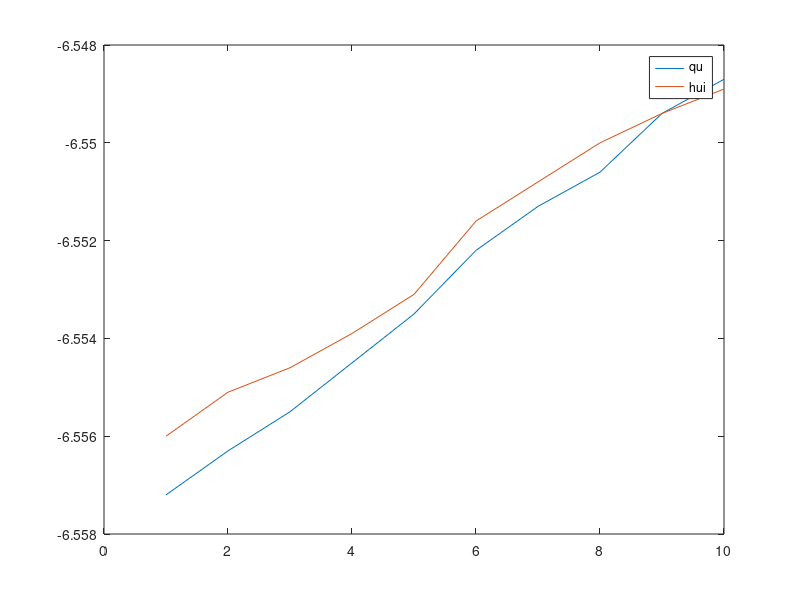

MATLAB code to generate this figure:
%%%%%%%%%%%%%%%
% Sensor 1 %%%%
%%%%%%%%%%%%%%%
%{
x1 = [20 40 60 80 100];
v1 = [1 1.8 3.3 4.2 5.3];
l1 = polyfit(x1,v1,1);
x2 = [20 40 60 80 100];
v2 = [1.5 3.1 4.4 6 7.3];
l2 = polyfit(x2,v2,1);
x3 = [20 40 60 80 100];
v3 = [5.2 10.8 15.2 19.6 25.3];
l3 = polyfit(x3,v3,1);
plot(x1,polyval(l1,x1),x2,polyval(l2,x2),x3,polyval(l3,x3));
title('??????????????????X-V????');
xlabel('????????');
ylabel('????');
legend('????','????','????');
hold on;
plot(x1,v1,'ro',x2,v2,'ro',x3,v3,'ro');
%}

%%%%%%%%%%%%%%%
% Sensor 2 %%%%
%%%%%%%%%%%%%%%
%{
Rw1 = 10000;
w = 1000*2*pi;

C1 = 6800e-12;
C2 = 0.022e-6;
R2 = 10000;
R3 = 10000;
R4 = 10000;
Uin = 1;
U3 = Uin*R2/(1/(w*C1*1i)+R2);
U2 = U3;
U1 = 2*U2-Uin; % U2*(Rw1+1/(w*C2*1i))/(R3+Rw1+1/(w*C2*1i)) 
U5 = U1*Rw1/(Rw1+1/(w*C2*1i)); % U2*(1/(w*C2*1i))/(R3+Rw1+1/(w*C2*1i))
U6 = U5;
Uo = 2*U6-U1
abs(Uo)
phi = 180*angle(Uo)/pi
phi+180
%}

%%%%%%%%%%%%%%%
% Sensor 3 %%%%
%%%%%%%%%%%%%%%
%{
Vipp = [0.5 1 2 4 8 16];
Vo = [0.405 0.828 1.578 3.33 6.82 13.38];
Vo2 = [0.207 0.31 0.49 0.91 1.55 3.01];
plot(Vipp,Vo2);
title('Vip-p---Vo????');
xlabel('Vip-p(V)');
ylabel('Vo(V)');
%}

%%%%%%%%%%%%%%%
% Sensor 5 %%%%
%%%%%%%%%%%%%%%
%{
f = [3 4 5 6 7 8 10 12 20 25];
vpp = [0.408 0.472 0.600 1.12 4.04 0.804 0.320 0.240 0.160 0.160]
plot(f,vpp)
xlabel('f(Hz)');
ylabel('Vp-p(V)');
title('????????????????????????????');
vopp = [1 2 3 4 5 6 7 8 9];
vp_p = [0.40 0.80 1.2 2.0 3.4 4.4 5.0 6.2 6.8];
plot(vopp,vp_p);
title('????---Vp-p ????');
xlabel('Vopp(V)');
ylabel('Vp-p(V)');
%}

%%%%%%%%%%%%%%%
% Sensor 6 %%%%
%%%%%%%%%%%%%%%
%{
tri = xlsread('/Users/treasersmac/ZJU-ALL/_6_grand3_2/Sensor/Sensor expirements/data6/1v10hz_sanjiao_t.xlsx');
rec = xlsread('/Users/treasersmac/ZJU-ALL/_6_grand3_2/Sensor/Sensor expirements/data6/1v10hz_fangbo_t.xlsx');
sin = xlsread('/Users/treasersmac/ZJU-ALL/_6_grand3_2/Sensor/Sensor expirements/data6/1v10hz_sin_t.xlsx');
asig = xlsread('/Users/treasersmac/ZJU-ALL/_6_grand3_2/Sensor/Sensor expirements/data6/1v10hz_a_time.xlsx');
tri_t = tri(:,1);
tri_y = tri(:,2);
rec_t = rec(:,1);
rec_y = rec(:,2);
sin_t = sin(:,1);
sin_y = sin(:,2);
asig_t = asig(:,1);
asig_y = asig(:,2);

fs = 5120;
subplot(2,2,1);
plot(tri_t,tri_y);
title('??????????????');
xlabel('Time')
ylabel('Signal')
n = length(tri_t);
y = fft(tri_y,n);
f = (0:n-1)*(fs/n);
power = abs(y).^2/n;    % power of the DFT
subplot(2,2,3);
plot(f,power)
set(gca,'xtick',[10 30 50 70 90 110 130 150 170],'xticklabel',[10 30 50 70 90 110 130 150 170])
title('??????????????');
xlabel('Frequency')
ylabel('Power')
axis([0 200 0 1000]);

subplot(2,2,2);
plot(rec_t,rec_y);
title('????????????');
xlabel('Time')
ylabel('Signal')
n = length(rec_t);
y = fft(rec_y,n);
f = (0:n-1)*(fs/n);
power = abs(y).^2/n;    % power of the DFT
subplot(2,2,4);
plot(f,power)
set(gca,'xtick',[10 30 50 70 90 110 130 150 170],'xticklabel',[10 30 50 70 90 110 130 150 170])
title('????????????');
xlabel('Frequency');
ylabel('Power');
axis([0 200 0 1800]);

subplot(2,2,2);
plot(sin_t,sin_y);
title('??????????????');
xlabel('Time')
ylabel('Signal')
n = length(sin_t);
y = fft(sin_y,n);
f = (0:n-1)*(fs/n);
power = abs(y).^2/n;    % power of the DFT
subplot(2,2,4);
plot(f,power)
set(gca,'xtick',[10 30 50 70 90 110 130 150 170],'xticklabel',[10 30 50 70 90 110 130 150 170])
title('??????????????');
xlabel('Frequency');
ylabel('Power');
axis([0 200 0 1800]);

subplot(2,2,2);
plot(asig_t,asig_y);
title('??????????????');
xlabel('Time')
ylabel('Signal')
n = length(asig_t);
y = fft(asig_y,n);
f = (0:n-1)*(fs/n);
power = abs(y).^2/n;    % power of the DFT
subplot(2,2,4);
plot(f,power)
set(gca,'xtick',[10 30 50 70 90 110 130 150 170],'xticklabel',[10 30 50 70 90 110 130 150 170])
title('????????????????');
xlabel('Frequency');
ylabel('Power');
axis([0 200 0 60]);
%}

%%%%%%%%%%%%%%%
% Sensor 7 %%%%
%%%%%%%%%%%%%%%
%{
sin = xlsread('/Users/treasersmac/ZJU-ALL/_6_grand3_2/Sensor/Sensor expirements/data7/sin_t.xls');
ran = xlsread('/Users/treasersmac/ZJU-ALL/_6_grand3_2/Sensor/Sensor expirements/data7/random_t.xls');

sin_t = sin(:,1);
sin_y = sin(:,2);
ran_t = ran(:,1);
ran_y = ran(:,2);
fs = 24000;
subplot(2,1,1);
plot(sin_t,sin_y);
title('??????????????');
xlabel('Time')
ylabel('Signal')
n = length(sin_t);
y = fft(sin_y,n);
f = (0:n-1)*(fs/n);
power = abs(y).^2/n;    
subplot(2,1,2);
plot(f,power)
%set(gca,'xtick',[10 30 50 70 90 110 130 150 170],'xticklabel',[10 30 50 70 90 110 130 150 170])
title('????????????????');
xlabel('Frequency');
ylabel('Power');
axis([0 100 0 10000]);


fs = 5120;
subplot(2,1,1);
plot(ran_t,ran_y);
title('????????????');
xlabel('Time')
ylabel('Signal')
n = length(ran_t);
y = fft(ran_y,n);
f = (0:n-1)*(fs/n);
power = abs(y).^2/n;    
subplot(2,1,2);
plot(f,power);
%set(gca,'xtick',[10 30 50 70 90 110 130 150 170],'xticklabel',[10 30 50 70 90 110 130 150 170])
title('????????????????');
xlabel('Frequency');
ylabel('Power');
axis([0 5120 0 500]);
%}
%%%%%%%%%%%%%%%
% Sensor 8 %%%%
%%%%%%%%%%%%%%%
%{
1	-6.5572	-6.556
2	-6.5563	-6.5551
3	-6.5555	-6.5546
4	-6.5545	-6.5539
5	-6.5535	-6.5531
6	-6.5522	-6.5516
7	-6.5513	-6.5508
8	-6.5506	-6.55
9	-6.5494	-6.5494
10	-5.5487	-6.5489
%}
x = 1:10;
y1 = [-6.5572 -6.5563 -6.5555 -6.5545 -6.5535 -6.5522 -6.5513 -6.5506 -6.5494 -6.5487];
y2 = [-6.556 -6.5551 -6.5546 -6.5539 -6.5531 -6.5516 -6.5508 -6.55 -6.5494 -6.5489];
plot(x,y1,x,y2)
legend('qu','hui')

%%%%%%%%%%%%%%%
% Sensor 10 %%%
%%%%%%%%%%%%%%%
%{
curve = importdata('/Users/treasersmac/ZJU-ALL/_6_grand3_2/Sensor/Sensor expirements/20180627-1/curve.txt');
x = curve(:,3);%1
y = curve(:,1);%2
z = curve(:,2)+curve(:,6)*0.001;

data=unique([x(:),y(:),z(:)],'rows'); %???????????????
f=@(p,data)(data(:,1)-p(1)).^2+(data(:,2)-p(2)).^2+(data(:,3)-p(3)).^2-p(4)^2; %p??????????????
p=nlinfit(data,zeros(size(data,1),1),f,[0 0 0 1]')
hold on
plot3(data(:,1),data(:,2),data(:,3),'o')
[X,Y,Z]=meshgrid(linspace(-14,14)); % meshgrid??????,linspace????-14?14??????
V=(X-p(1)).^2+(Y-p(2)).^2+(Z-p(3)).^2-p(4)^2;
isosurface(X,Y,Z,V,0); %?? isovalue ????????????? V ???????
alpha .5;camlight;axis equal;grid on;view(3);
title(sprintf('(x-%f)^2+(y-%f)^2+(z-%f)^2=%f^2',p(1),p(2),p(3),p(4)))

r = 150.163243067464;
x0 = 6.66160220166463;
y0 = 0.540340793418887;
z0 = -149.813567747871;
dz=[]
for i=1:length(z)
    dz(i)=z(i)-(sqrt((r^2-(x(i)-x0)^2-(y(i)-y0)^2))+z0);
end
mean(dz)
mean(z)
dz=dz';
plot3(x,y,dz)

%}

%%%%%%%%%%%%%
% Motor 2 %%%
%%%%%%%%%%%%%
%{
n1 = [1400 1200 1000 900 800 700 600 400 200];
T1 = [0.25 0.44 0.45 0.43 0.42 0.40 0.39 0.38 0.40];
T2 = [0.25 0.43 0.43 0.45 0.42 0.41 0.39 0.38 0.40];
S1 = (1500-n1)/1500;
plot(T1,S1,T2,S1);
title('??????????????M-S????');
xlabel('????T');
ylabel('??????S');
hold on
plot([0 0.5],[0.3 0.3]);
axis([0 0.5 0 1]);
set(gca,'ydir','reverse') %y??????????????
%}
%{
n3 = [1400 1200 1000 800 700 600 500 200 100];
T3 = [0.41 1.09 1.38 1.46 1.47 1.53 1.45 1.41 1.40];
n4 = [1400 1200 1000 800 700 600 400 200 100];
T4 = [0.30 0.86 1.18 1.37 1.42 1.45 1.55 1.53 1.48];
n5 = [1400 1200 1000 800 700 600 300 200 100];
T5 = [0.20 0.63 0.96 1.17 1.25 1.32 1.51 1.30 1.48];

S3 = (1500-n3)/1500;
S4 = (1500-n4)/1500;
S5 = (1500-n5)/1500;

plot(T3,S3,T4,S4,T5,S5)
title('??????????????M-S????');
xlabel('????T');
ylabel('??????S');
legend('??????????0??','??????????2??','??????????5??');
hold on
plot([0 2],[0.5 0.5]);
plot([0 2],[0.75 0.75]);
plot([0 2],[0.8 0.8]);
axis([0 2 0 1]);
set(gca,'ydir','reverse') %y??????????????
%}

%%%%%%%%%%%%%
% Motor 3 %%%
%%%%%%%%%%%%%
%{
I1 = [0.311 0.241 0.175 0.149 0.126 0.119 0.139 0.170 0.235 0.307];
If1 = [1.32 1.26 1.12 1.01 0.96 0.83 0.72 0.61 0.51 0.39];
I2 = [0.362 0.253 0.273 0.227 0.226 0.194 0.210 0.224 0.247 0.289];
If2 = [1.27 1.21 1.14 1.04 0.99 0.95 0.85 0.74 0.65 0.55];
plot(If1,I1,If2,I2)
title('????????V??????');
xlabel('????????If');
ylabel('????????I');
axis([0 1.4 0.12 0.4])
legend('P2=0','P2=0.5??????????');
%}
%{
P2 = [91.35 77.175 63 47.25 23.625 ];%47.25
I = [0.276 0.243 0.205 0.165 0.088 ];%0.079
P = [102.1 89.35 74.6 59.15 36.7 ];%22.94
cosphi =[0.99 0.98 0.97 0.95 0.82 ];%0.77
T2 = [0.58 0.49 0.4 0.3 0.15 ];%0.3
yita = [0.895 0.864 0.845 0.799 0.644 ];%2.0

%subplot(2,3,1);
%plot(P2,I);
%title('I-P2????');

%subplot(2,3,2);
%plot(P2,P);
%title('P-P2????');
%ylabel('????????P');
%subplot(2,3,3);
%plot(P2,cosphi);
%title('cos??-P2????');
%ylabel('??????????');
%subplot(2,3,4);
%plot(P2,T2);
%title('T2-P2????');
%ylabel('????????T2');
%subplot(2,3,5);
plot(P2,yita);
title('??-P2????');
ylabel('??????');
xlabel('????????P2');
%}


%%%%%%%%%%%%%
% Motor 4 %%%
%%%%%%%%%%%%%
%{
Ia = [1.102 0.935 0.86 0.693 0.543 0.388 0.242 0.088];

n = [1598 1612 1622 1640 1658 1681 1707 1739];
T2 = [1.39 1.15 1.05 0.85 0.65 0.46 0.28 0.08];
yita = [95.94 94.38 94.26 95.75 94.47 94.86 94.01 75.25];

plot(T2,n);
title('n-T2????');
xlabel('T2/Nm')
ylabel('n/r/min')
axis([0 1.50 0 2000])

U = [220 200 160 130 110 90 67 50];
n1 = [1610 1522 1187 940 760 565 105 85];
n2 = [1413 1500 1590 1680 1770 1860 1950 2080];
If = [0.128 0.1 0.083 0.072 0.06 0.058 0.052 0.041];

plot(U,n1);
title('n-U????');
xlabel('U/V')
ylabel('n/r/min')
axis([40 230 0 2000])
%}

%%%%%%%%%%%%%
% Motor 5 %%%
%%%%%%%%%%%%%
%{
n = [2701 2558 2430 2267 1783 1258 590] ;  %(r/min)
Uc = [220 180 160 140 100.8 71.00 40.87]; % v
plot(Uc,n);
title('????????????????????????');
xlabel('Uc/V');
ylabel('n/(r/min)');
axis([0 250 0 3000])
n = [1481 1299 1011 759 555 324 140];
Uc = [84.60 74.80 61.90 50.10 41.30 30.59 20.00];
plot(Uc,n);
title('????????-????????????????????');
xlabel('Uc/V');
ylabel('n/(r/min)');
axis([0 100 0 1500])
%}

%%%%%%%%%%%%%
% Motor 6 %%%
%%%%%%%%%%%%%
%{
T_220 = [1.36 1.1 0.9 0.7 0.5 0.3 0.1];
n_220 = [1600 1622 1643 1663 1686 1713 1740];
T_110 = [1.35 1.1 0.9 0.7 0.5 0.3 0.1];
n_110 = [737 765 786 806 826 849 875];
plot(T_220,n_220,T_110,n_110);
title('????????????????????????');
xlabel('????T');
ylabel('????n');
legend('Ua=UN=220V','Ua=0.5UN=110V');
%}
%{
n_08 = [1647 1406 1160 912 639 516 96];
u_08 = [220 190 160 130 100 90 64];
n_0 = [1704 1478 1242 1012 784 555 321];
u_0 = [220 190 160 130 100 70 40];
plot(u_08,n_08,u_0,n_0);
axis([0 220 0 1800])
title('????????????????????????');
xlabel('????????Ua');
ylabel('????n');
legend('T=0.8Nm','T=0Nm');
T_220 = [1.36 1.1 0.9 0.7 0.5 0.3 0.1];
n_220 = [1600 1622 1643 1663 1686 1713 1740];
T_110 = [1.35 1.1 0.9 0.7 0.5 0.3 0.1];
n_110 = [737 765 786 806 826 849 875];
plot(T_220,n_220,T_110,n_110);
% axis([0 220 0 1800])
title('????????????????????????');
xlabel('????T');
ylabel('????n');
legend('Ua=220V','Ua=110V');

%}

%%%%%%%%%%%%%%%%%%%%%%%%%%%%%%%
% Mechatronic Control -2 %%%%%%
%%%%%%%%%%%%%%%%%%%%%%%%%%%%%%%
%{
M = 1.096;  % Kg
m = 0.109;  % Kg
b = 0.1;    % N/m/sec
l = 0.25;   % m
I = 0.0034; % Kg.m2
g = 9.8;    %m/s^2

(-(I+m*l^2)*b)/(I*(M+m)+M*m*l^2 )
(m^2*g*l^2)/(I*(M+m)+M*m*l^2 )
(-m*l*b)/(I*(M+m)+M*m*l^2 )
(m*g*l*(M+m))/(I*(M+m)+M*m*l^2 )
disp('====')
(I+m*l^2)/(I*(M+m)+M*m*l^2 )
m*l/(I*(M+m)+M*m*l^2 )

ml = m*l
a = (M+m)*(I+(m*l)^2 )-m^2*l^2
b = (I+m*l^2)*b
c = -(M+m)*m*g*l
d = -b*m*g*l


A = [0 1 0 0;
     0 -0.0883 0 0;
     0 0 0 1;
     0 -0.2357 27.8285 0];
B = [0 0.8832 0 2.3566]';
C = [0 0 1 0];
Controlable = [B A*B A^2*B A^3*B];
rank(Controlable);
Observable = [C; C*A; C*A^2; C*A^2];
rank(Observable);

num = [0.0272 0];
den = [0.0042 0.0010 -0.3218 -2.7272e-04];
[z, p] = tf2zp(num,den)
%nyquist(num,den)


sd1_value = sd1.signals.values;
time = 1:347;
plot(time,sd1_value)
%}

%%%%%%%%%%%%%%%%%%%%%%%%%%%%%%%
% Mechatronic Control -5 %%%%%%
%%%%%%%%%%%%%%%%%%%%%%%%%%%%%%%
% old controller
%{
num0 = 0.02725;
den0 = [0.0102125 0 -0.26705];
num = 2208*[1 3.88]
den = conv([1 56],[1 0 -26.15]);
T = tf(num,den)
Tr = feedback(T,1,-1)
bode(Tr)
[Gm,Pm,Wgm,Wpm] = margin(Tr)
%}
% new controller
%{
num = 2.668*[1366 19030 133267];
den = conv([1 106 0],[1 0 -26.15])
T = tf(num,den)
Tr = feedback(T,1,-1)
step(Tr)
%}
%e
%{
pos = ScopeData2.signals(1).values;  %ScopeData3.signals(1).values
angle= ScopeData2.signals(2).values-2*pi;  %ScopeData3.signals(2).values
time = ScopeData2.time; %ScopeData3.time
subplot(2,1,1);
plot(time,pos);
title('Position-Time')
xlabel('Time/s')
ylabel('Position/m')
hold on 
subplot(2,1,2);
plot(time,angle);
title('Angle-Time')
xlabel('Time/s')
ylabel('Angle/degree')
%}
%{
num = 2.668*297.43*conv([1 1],[1 8.29]);
den = conv(conv([1 10e-5],[1 56]),[1 0 -26.15]);
T = tf(num,den);
Tr = feedback(T,1,-1);
step(Tr)
%}


%%%%%%%%%%%%%%%%%%%%%%%%%%%%%%%
% Mechatronic Control -6 %%%%%%
%%%%%%%%%%%%%%%%%%%%%%%%%%%%%%%
%pre
%{
A = [0 1 0 0;
     0 0 0 0;
     0 0 0 1;
     0 0 29.4 0];
B = [0; 1; 0; 3];

rank([B A*B A^2*B A^3*B])
syms k1 k2 k3 k4 v
K = [k1 k2 k3 k4]
I = eye(4)
(A-B*K)
det(v*I-(A-B*K))

k = [-122.45 -46.94 170.95 26.98];%-9.52
A = A-B*k
C = [1 0 0 0;0 0 1 0];
D = [0;0];
% A_ = [0 1 0 0;0.136 0.295 -14.33 -2.32;0 0 0 1;0.408 0.885 -13.6 -6.96];
T = ss(A,B,C,D);
step(T)
%}
%Pole place via ackerman
%{
A = [0 1 0 0;
     0 0 0 0;
     0 0 0 1;
     0 0 29.4 0];
B = [0; 1; 0; 3];
P = [-1.3+2.25i -1.3-2.25i -8 -8];
K = acker(A,B,P)
%}
%Ex
%{
subplot(2,1,1)
plot(p12_1d3_p34_15.time-10,p12_1d3_p34_15.signals(1).values)
hold on
plot(p12_1d3_p34_8.time-10,p12_1d3_p34_8.signals(1).values)
hold on
plot(p12_2_p34_10.time-20,p12_2_p34_10.signals(1).values)
hold on
plot(p12_2_p34_15.time-10,p12_2_p34_15.signals(1).values)
hold on
legend('p1,2=-1.3 p3,4=-15','p1,2=-1.3 p3,4=-8','p1,2=-2 p3,4=-10','p1,2=-2 p3,4=-15');
title('Position-Time') % p1,2=-2  p3,4=-15: 
xlabel('Time/s')
ylabel('Position/m')
subplot(2,1,2)
plot(p12_1d3_p34_15.time-10,abs(p12_1d3_p34_15.signals(2).values))
hold on
plot(p12_1d3_p34_8.time-10,abs(p12_1d3_p34_8.signals(2).values))
hold on
plot(p12_2_p34_10.time-20,abs(p12_2_p34_10.signals(2).values))
hold on
plot(p12_2_p34_15.time-10,abs(p12_2_p34_15.signals(2).values))
hold on
legend('p1,2=-1.3 p3,4=-15','p1,2=-1.3 p3,4=-8','p1,2=-2 p3,4=-10','p1,2=-2 p3,4=-15');
title('Angle-Time') % p1,2=-2  p3,4=-15: 
xlabel('Time/s')
ylabel('Angle/degree')
%}

%%%%%%%%%%%%%%%%%%%%%%%%%%%%%%%
% Mechatronic Control -7 %%%%%%
%%%%%%%%%%%%%%%%%%%%%%%%%%%%%%%
%pre 1
%{
num_p = 2.67;
den_p = [1 0 -26.15];
num = 2.67*(97.94)*[0.062 1];
den = conv([1 0 -26.15],[0.00445 1]);
T = tf(num,den)
bode(T)
grid
%}
%pre 2
%{
num = 10*conv([0.062 1],[0.165 1]);
den = conv(conv([0.00445 1],[0.1906 1]),[1 0 -26.15])
T = tf(num,den)
bode(T)
grid
%}
%e
%{
pos = leadlag_ls.signals(1).values; 
angle= leadlag_ls.signals(2).values;  
time = leadlag_ls.time; 
subplot(2,1,1);
plot(time,pos);
title('Position-Time')
xlabel('Time/s')
ylabel('Position/m')
hold on 
subplot(2,1,2);
plot(time,angle);
title('Angle-Time')
xlabel('Time/s')
ylabel('Angle/degree')
%}
